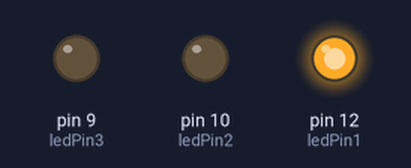
Recording of a sketch running on a simulated Arduino Uno, built with avr-gcc and run on an emulated ATmega328P. On the bench: output pins drawn as LEDs (lit = HIGH).

Above: at 0.05 s.
At 0.75 s:
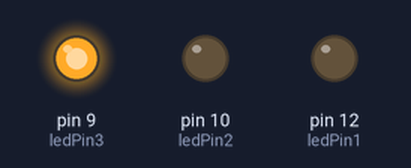
At 1.5 s:
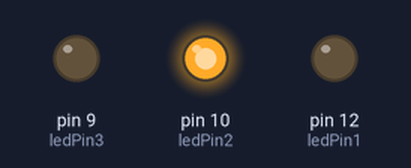
At 2.25 s:
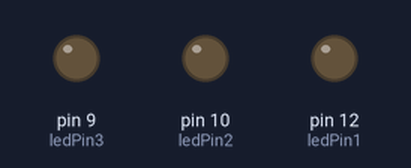
Timing chart, 0 to 3.0 s (numbered marks = the images above):
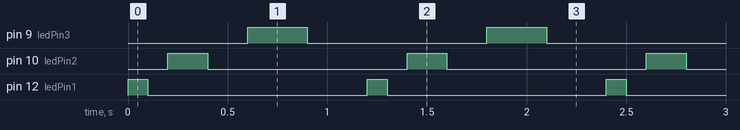

Measured:
- by itself, pin 9 (ledPin3): alternates HIGH for 0.30 s and LOW for 0.90 s
- by itself, pin 10 (ledPin2): alternates HIGH for 0.20 s and LOW for 1.0 s
- by itself, pin 12 (ledPin1): alternates HIGH for 0.10 s and LOW for 1.1 s

The sketch:

_3LedPin.ino
```cpp
const int ledPin1 = 12;
const int ledPin2 = 10;
const int ledPin3 = 9;

void setup() {
  pinMode(ledPin1, OUTPUT);
  pinMode(ledPin2, OUTPUT);
  pinMode(ledPin3, OUTPUT);

}

void loop() {
 turnOnLED(ledPin1, 100);
 turnOnLED(ledPin2, 200);
 turnOnLED(ledPin3, 300);

}

void turnOnLED(int led, int d){
    digitalWrite(led, HIGH);
    delay(d);
    digitalWrite(led, LOW);
    delay(d);
}
```
